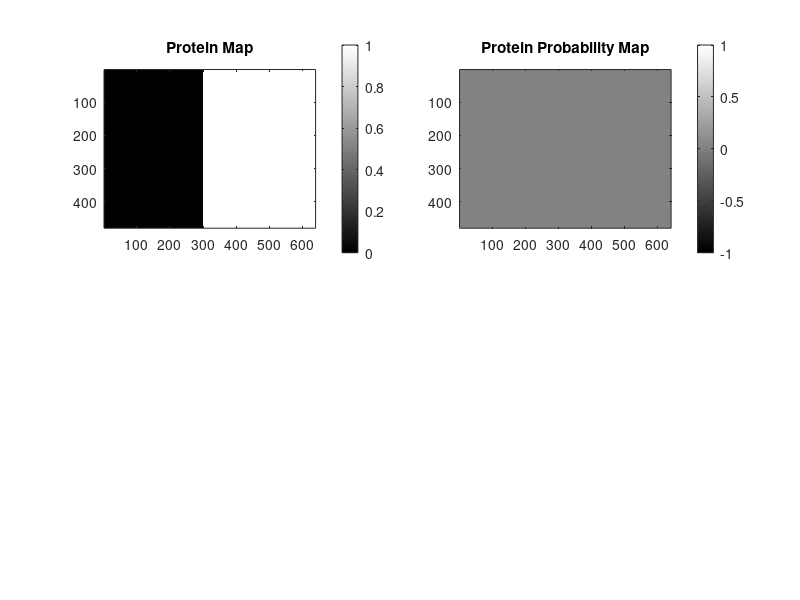

MATLAB code for this plot: (Note: this script raises an error after producing the figure.)
%% Protein work simulation

% 
% 
% 

% Use [i,j] = [row,col] = [y,x] coordinates

clear all
close all

plotproteinmap = true;

% initialize workspace:
imax = 480;
jmax = 640;
map = struct('cost',ones(imax,jmax),'protein',zeros(imax,jmax),'belief',zeros(imax,jmax));

hAll = figure('Position',[184 24 1209 739]);


%% Generate circular regions of protein
% model as Gaussian to determine when bead will stick
nproteinsites = 1;

%[map.protein,protein] = generateProteinMap(nproteinsites,[imax,jmax]);

map.protein(:,300:end) = 1;

if plotproteinmap
    hprotein = subplot(2,2,1);
    imagesc(map.protein)
    title('Protein Map')
    colormap(gray)
    colorbar
    axis image
    
    %hold on
    %plot(protein.center(:,2),protein.center(:,1),'xr','MarkerSize',10) 
end

%% Generate belief map
subplot(2,2,2);
hbelief = imagesc(map.belief);
title('Protein Probability Map')
colormap(gray)
colorbar
axis image


%% Generate bead location
beadradii = 15;
nbead = 10;
bead = generateBead(nbead,beadradii,[imax,jmax]);
hbeads = subplot(2,2,3);
axis ij
hcircles = viscircles(fliplr(bead.center),bead.radii,'EdgeColor','b');
hold on 
%plot(bead.center(:,2),bead.center(:,1),'xr')
axis image
axis equal
axis([1 jmax 1 imax])

%% Allow user to put down robot position and orientation
title('Choose center of robot')
for i = 1:2
    if i == 2
       title('Click orientation of robot relative to center')
    end
    [x(i),y(i)] = ginput(1);
    
    x(i) = round(x(i));
    y(i) = round(y(i));
    
    hold on
    g(i) = plot(x(i),y(i),'xr');
    drawnow
end
g(3) = line(x,y);
unitVec = diff([x',y'],1)/norm(diff([x',y'],1));
th = atan2(unitVec(2),unitVec(1));

state = [y(1) x(1) th]; %[i,j,th]
% display beads and place robot:

robotposn = drawrobot(state);

delete(g)

hold on 
h(2) = fill(robotposn(2,:),robotposn(1,:),'b');



% update costmap to add buffer of norm([30,20]) = 36.06

%% Plan trajectory and execute

% Pick a bead to go to:
gotobead = 1;

% Update costmap where beads are:
% inflate cost of region around beads to radii + 37 so that robot 
% does not interfere with beads:

beadobstacles = 1:nbead;
beadobstacles(beadobstacles == gotobead) = [];
radii = 67;

% beads pixel list
beadList = pixelsOfCircle(bead.center(beadobstacles,:),radii,[imax,jmax]);
beadListInd = sub2ind([imax,jmax],beadList(:,1),beadList(:,2));

map.cost(beadListInd) = 100;

% Go to cell1:
startpt = [state(1),state(2)];

pushTh = 0;
d = sqrt(beadradii^2 - 10^2) + 20;
goalpt = bead.center(gotobead,:) - d*[sin(pushTh),cos(pushTh)];
TrajNum = 1;
[rowp{1},colp{1}] = runDijkstraPlanner(startpt,goalpt,map.cost,'false');

hold on
title('Trajectory to get first bead')
htraj = plot(colp{1},rowp{1},'.b');


hObstacle = subplot(2,2,4);
h(4) = imagesc(map.cost,[1 100]);
colormap(gray)
axis image
title('Cost Map')


%% Visualization of robot going to first bead
robotatgoal = false;
TrajIdx = 2;
while ~robotatgoal 
    % move robot to next [rowp,colp]
    
    state = [rowp{1}(TrajIdx),colp{1}(TrajIdx) atan2(diff(rowp{1}(TrajIdx-1:TrajIdx)),diff(colp{1}(TrajIdx-1:TrajIdx)))];
    robotposn = drawrobot(state);

    set(h(2),'XData',robotposn(2,:),'YData',robotposn(1,:));
    
    robotatgoal =  TrajIdx == length(rowp{1});
    TrajIdx = TrajIdx + 1;
    pause(0.01)
end

state(3) = pushTh;
robotposn = drawrobot(state);

set(h(2),'XData',robotposn(2,:),'YData',robotposn(1,:));
   

%% Update bead plot
bead = updatePushedBead(state,bead,1);
updateBeadPlot(bead,hcircles)

%% Select exploration mode
mode = 1;

switch mode

    case 1
        disp('Mode 1: Push all beads right')
        
        % Cycle to each bead and push bead right:
        for beadIdx = 1:nbead
            
        end
        
        % Plan a TrajLength Path
        
        
        
        
        
    otherwise
        disp('Mode value invalid')
end
